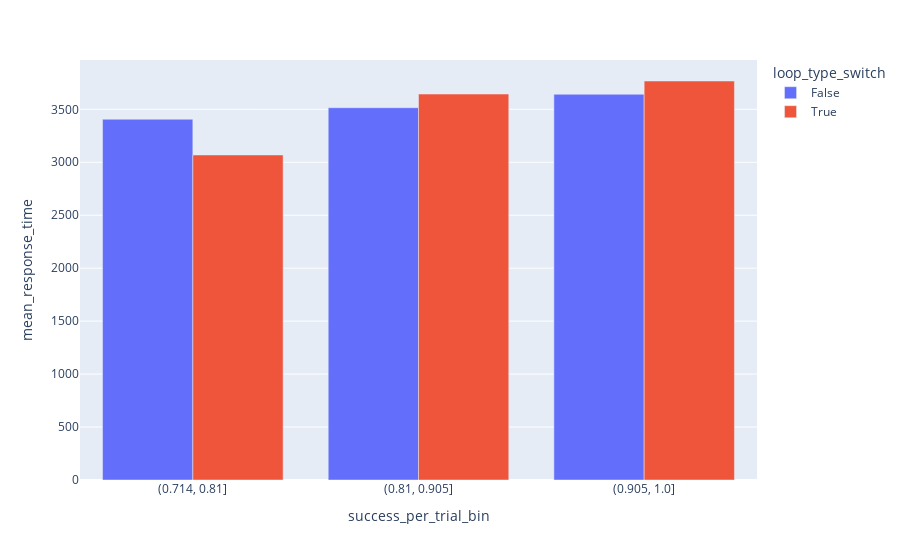

This figure's notebook cell:
### Code cell
px.bar(switching_diff_per_trial_success.reset_index(), x='success_per_trial_bin', y='mean_response_time', color='loop_type_switch', barmode='group')

### Figure 1 — Plotly figure (JSON) as saved in the notebook; plotly's stock layout.template omitted (floating-point values rounded to 4 significant figures)
{"data": [{"alignmentgroup": "True", "hovertemplate": "loop_type_switch=False<br>success_per_trial_bin=%{x}<br>mean_response_time=%{y}<extra></extra>", "legendgroup": "False", "marker": {"color": "#636efa", "pattern": {"shape": ""}}, "name": "False", "offsetgroup": "False", "orientation": "v", "showlegend": true, "textposition": "auto", "type": "bar", "x": ["(0.714, 0.81]", "(0.81, 0.905]", "(0.905, 1.0]"], "xaxis": "x", "y": [3406.0, 3515.0, 3642.0], "yaxis": "y"}, {"alignmentgroup": "True", "hovertemplate": "loop_type_switch=True<br>success_per_trial_bin=%{x}<br>mean_response_time=%{y}<extra></extra>", "legendgroup": "True", "marker": {"color": "#EF553B", "pattern": {"shape": ""}}, "name": "True", "offsetgroup": "True", "orientation": "v", "showlegend": true, "textposition": "auto", "type": "bar", "x": ["(0.714, 0.81]", "(0.81, 0.905]", "(0.905, 1.0]"], "xaxis": "x", "y": [3069.0, 3644.0, 3767.0], "yaxis": "y"}], "layout": {"barmode": "group", "legend": {"title": {"text": "loop_type_switch"}, "tracegroupgap": 0}, "margin": {"t": 60}, "xaxis": {"anchor": "y", "domain": [0, 1], "title": {"text": "success_per_trial_bin"}}, "yaxis": {"anchor": "x", "domain": [0, 1], "title": {"text": "mean_response_time"}}}}
